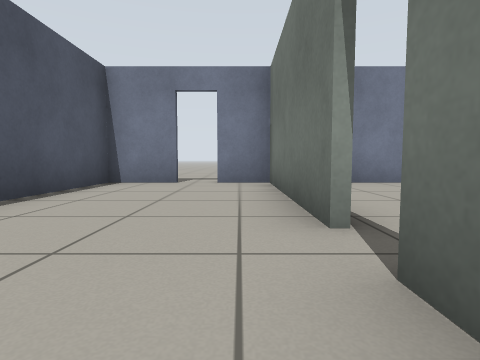
view 1 (above)

24 first-person views from a walk through a Gazebo world. The camera is 0.5 m above the floor, tilts 4° down and sees 80° across. Floor lines are 1 m apart. The floor is counted in squares, 1 m on a side. Each view is taken from the middle of a square. On the plan, view 1 faces up. The plan holds only what a view shows up to about 9 squares ahead; the rest is blank. Robots are left out.

view 2
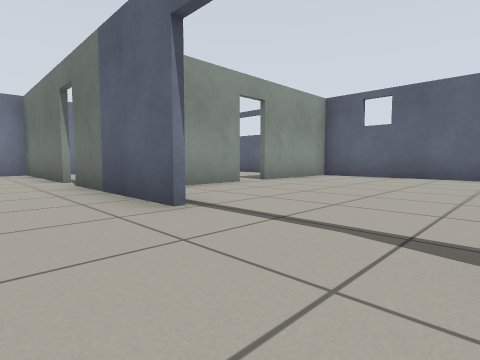

view 3
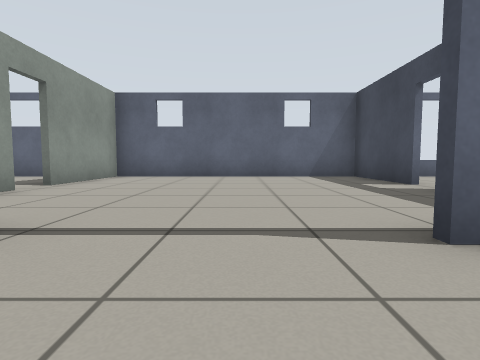

view 4
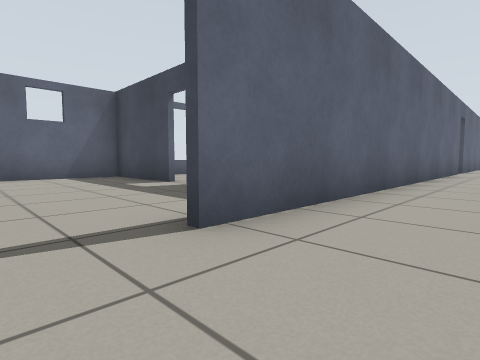

view 5
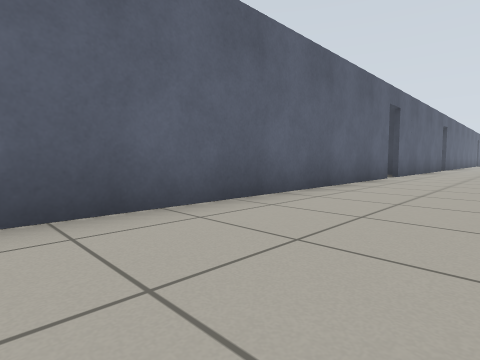

view 6
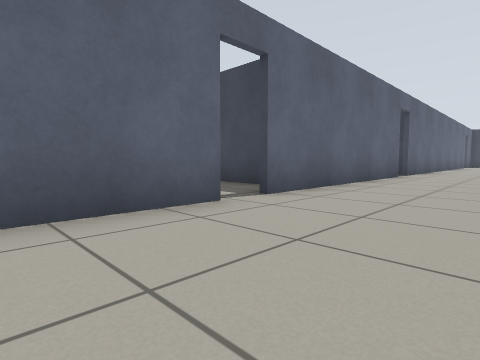

view 7
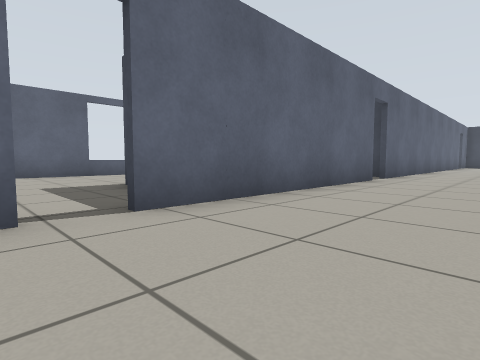

view 8
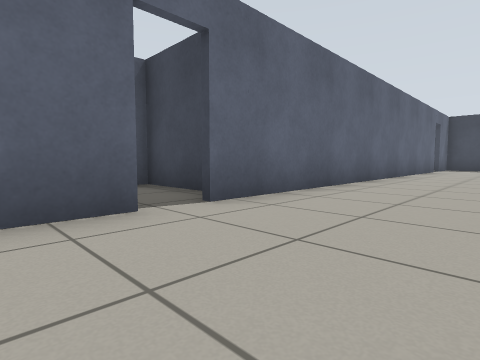

view 9
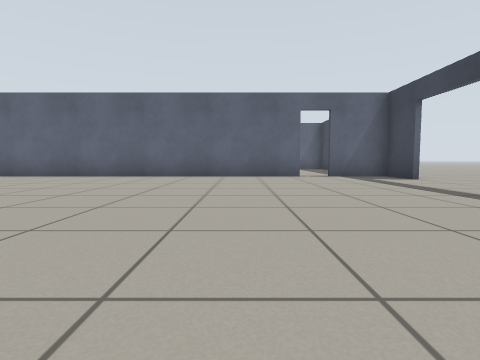

view 10
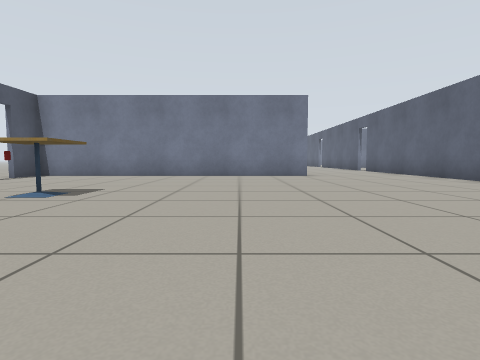

view 11
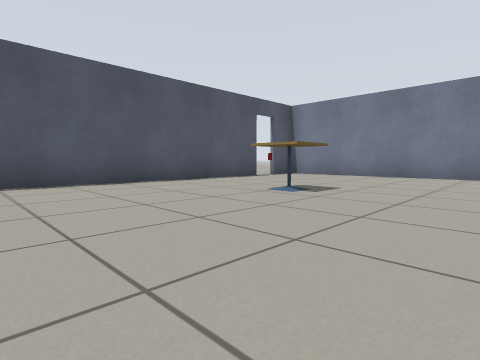

view 12
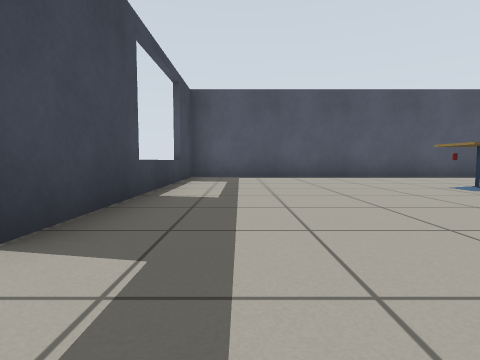

view 13
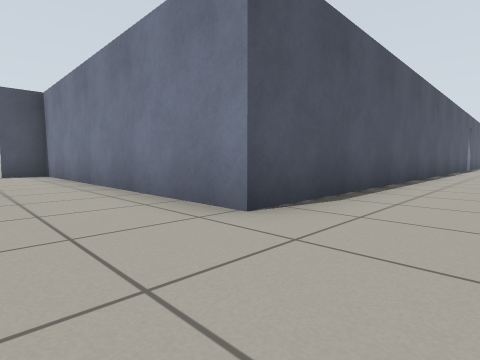

view 14
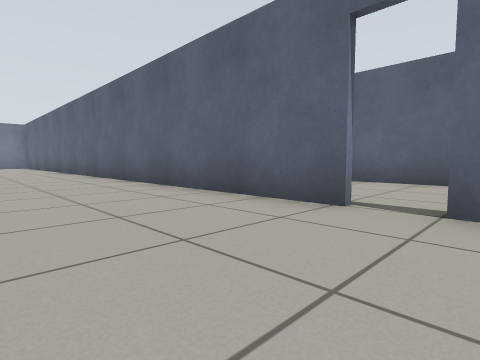

view 15
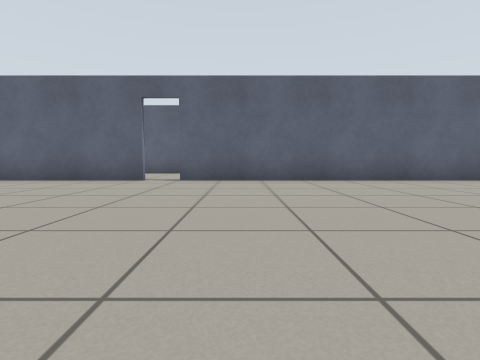

view 16
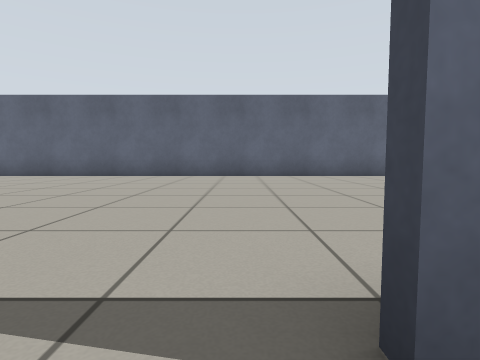

view 17
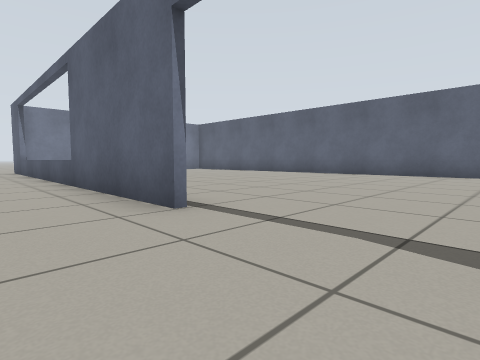

view 18
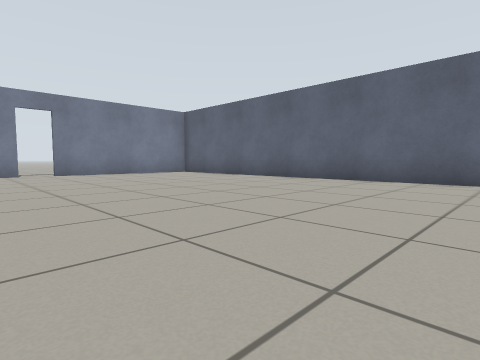

view 19
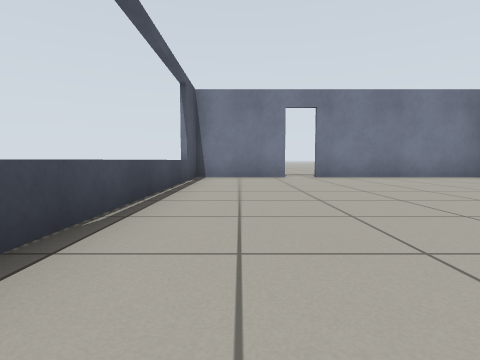

view 20
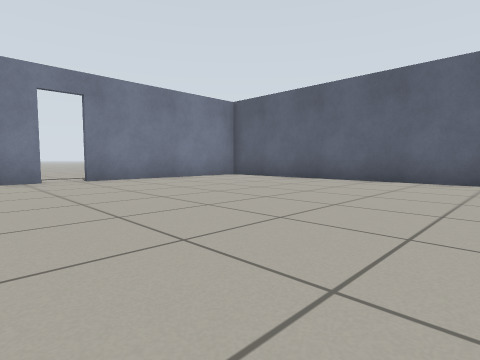

view 21
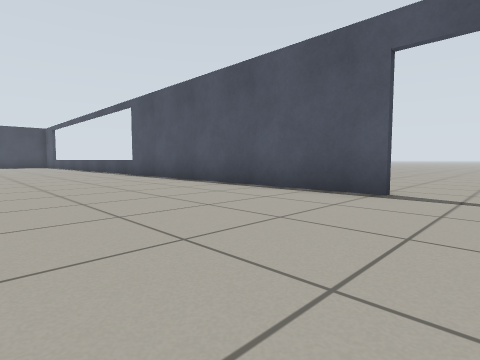

view 22
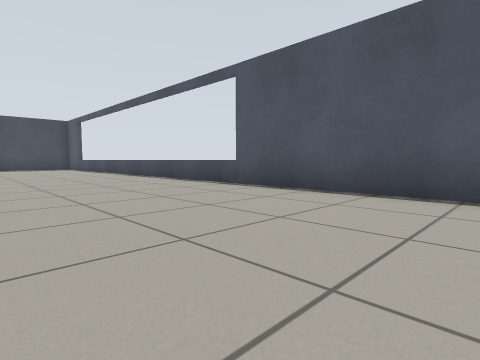

view 23
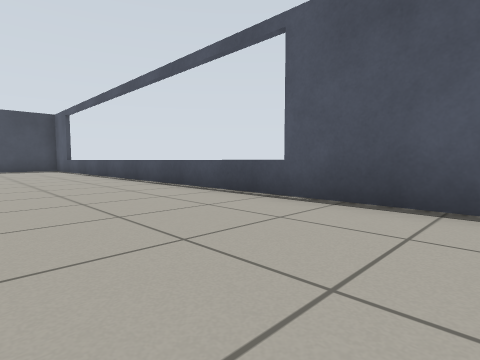

view 24
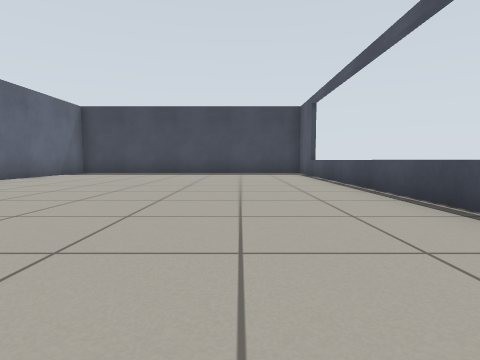

### Floor plan
Points are (right, up) in squares from view 1. A wall is a line through its corners. A room is listed if a view was taken in it or the views show most of it. See-through windows are left out.
Room 1 (views 1, 2, 3, 4, 5, 6, 7, 8, 9, 10, 11, 12, 13)
walls: (0.7, -23.4) (0.7, -17.1); (-2.9, -19) (-2.9, -28) (-11.3, -28) (-11.3, -29.1); (0.7, -16.4) (0.7, -5.1); (-11.3, -30.1) (-11.3, -38.4) (-4.6, -38.4); (0.7, -35.9) (0.7, -24.1); (-0.8, -38.4) (0.7, -38.4) (0.7, -36.6); (0.7, -2.4) (0.7, 1.3); (0.7, 2) (0.7, 6.3) (-0.5, 6.3); (-1.4, 6.3) (-2.9, 6.3); (-2.9, 6.4) (-2.9, 3.4)
ways out: open door at (-3, -13) to room 2; open door at (-11, -29.5) to room 3; open door at (-2.5, -38.5) to room 3; open door at (-1, 6) to room 3; open door at (1, -4) to room 4; open door at (1, -36.5); open door at (1, -23.5); open door at (1, 1.5); gap at (1, -16.5)
objects: cafe table (-8, -33)
Room 2 (views 14, 15, 18, 19, 20, 21, 22, 23, 24)
walls: (-3, -12.7) (-3, 5); (-11.3, -7.2) (-11.3, -26.1); (-3, -20.9) (-3, -13.5); (-3, -26.1) (-3, -24); (-8.6, 6.3) (-11.3, 6.3) (-11.3, -0.6); (-2.9, 6.3) (-7.9, 6.3)
ways out: open door at (-3, -13) to room 1; open door at (-11, -6) to room 3; open door at (-8.5, 6) to room 3
Room 3 (views 16, 17)
walls: (-11.4, -4.5) (-11.4, 4.1)
ways out: open door at (-11, -29.5) to room 1; open door at (-2.5, -38.5) to room 1; open door at (-1, 6) to room 1; open door at (-11, -6) to room 2; open door at (-8.5, 6) to room 2
Room 4 (no view inside)
walls: (3.8, -0.3) (2.1, -0.3); (4.7, -7.4) (7.7, -7.4) (7.7, -0.3) (4.5, -0.3)
ways out: open door at (1, -4) to room 1; open door at (4, 0); open door at (4.5, -7.5)

Where each view was taken, in squares from view 1:
view 1: 0 up, 0 right, facing up
view 2: 5 down, 1 left, facing up-right
view 3: 4 down, 1 left, facing right
view 4: 4 down, 1 left, facing down-right
view 5: 8 down, 2 left, facing down-right
view 6: 14 down, 2 left, facing down-right
view 7: 16 down, 2 left, facing down-right
view 8: 22 down, 2 left, facing down-right
view 9: 34 down, 8 left, facing right
view 10: 37 down, 5 left, facing up
view 11: 37 down, 5 left, facing up-left
view 12: 37 down, 3 left, facing left
view 13: 30 down, 1 left, facing up-left
view 14: 14 down, 6 left, facing up-right
view 15: 15 down, 10 left, facing right
view 16: 7 down, 12 left, facing right
view 17: 7 down, 13 left, facing up-right
view 18: 4 down, 10 left, facing up-right
view 19: 2 down, 10 left, facing up
view 20: 1 down, 10 left, facing up-right
view 21: 6 down, 7 left, facing down-left
view 22: 11 down, 7 left, facing down-left
view 23: 13 down, 8 left, facing down-left
view 24: 17 down, 9 left, facing down
